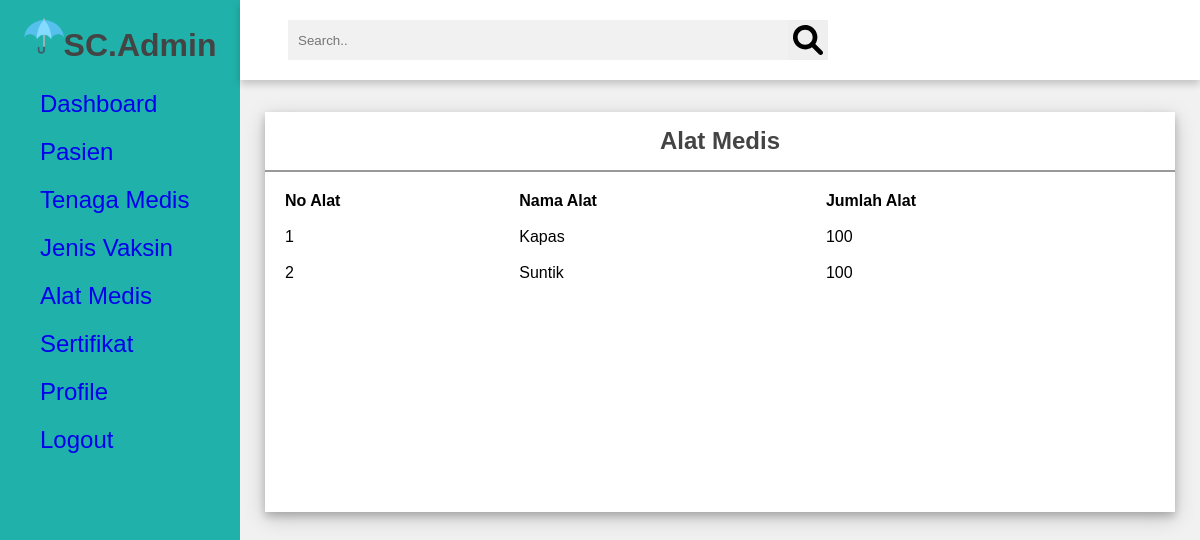
Screenshot of /admin/alatmedis.php with the database file from the repository.
### tables this page shows
CREATE TABLE `alat_medis` (
  `no_alat` int(11) NOT NULL,
  `nama_alat` varchar(20) NOT NULL,
  `jumlah_alat` int(11) NOT NULL
);

### admin/functions.php (called while the page is built, shortened)
<?php
function koneksi() {
    $conn = mysqli_connect('localhost', 'root', '', 'pw2022_tubes') or die('KONEKSI GAGAL!!!');
    return $conn;
}
function query($query) {
    $conn = koneksi();
    $result = mysqli_query($conn, $query) or die(mysqli_error($conn));
    $rows = [];
    while($row = mysqli_fetch_assoc($result)) {
        $rows[] = $row;
    }
    return $rows;
}

### admin/alatmedis.php (the view, shortened to what this page needs)
<?php
    require 'functions.php';
    $alatmedis = query("SELECT * FROM alat_medis");
?>
<!DOCTYPE html>
<html lang="en">
<head>
    <link rel="stylesheet" href="style.css">
</head>
<body>
    <div class="side-menu">
        <div class="tab-name">
            <h1><img src="../img/kisspng-umbrella-clip-art-5b3008645136e8.6524105115298745323327.png" alt="">SC.Admin</h1>
        </div>
        <ul>
            <li><a href="index.php"><span>Dashboard</span></a> </li>
            <li><a href="pasien.php"><span>Pasien</span></a> </li>
            <li><a href="tenmed.php"><span>Tenaga Medis</span></a> </li>
            <li><a href="jenisvaksin.php"><span>Jenis Vaksin</span></a> </li>
            <li><a href="alatmedis.php"><span>Alat Medis</span></a>  </li>
            <li><a href="sertifikat.php"><span>Sertifikat</span></a></li>
            <li><a href="user.php"><span>Profile</span> </a></li>
            <li><a href="logout.php"><span>Logout</span> </a></li>
        </ul>
    </div>
    <div class="container">
        <div class="header">
            <div class="nav">
                <div class="search">
                    <form class="find" action="" method="post">
                        <input type="text" name="find" placeholder="Search.." autocomplete="off" autofocus>
                        <button name="search" type="submit"><img src="../img/magnifying-glass-solid.svg" alt=""></button>
                    </form>
                </div>
            </div>
        </div>
        <div class="content">
            <div class="content-2">
                <div class="daftar-pasien" style="margin-top:2rem;">
                    <div class="title">
                        <h2>Alat Medis</h2>
                    </div>
                    <table>
                        <tr>
                            <th>No Alat</th>
                            <th>Nama Alat</th>
                            <th>Jumlah Alat</th>
                        </tr>
                        <?php
                            foreach ($alatmedis as $row){
                        ?>
                        <tr>
                            <td><?php echo $row['no_alat'] ?></td>
                            <td><?php echo $row['nama_alat'] ?></td>
                            <td><?php echo $row['jumlah_alat'] ?></td>
                        </tr>
                        <?php
                            }
                        ?>
                    </table>
                </div>
            </div>
        </div>
    </div>
</body>
</html>

### admin/style.css (style rules this page uses)
* { margin: 0; padding: 0; box-sizing: border-box; font-family: "Poppins", sans-serif; }
body { min-height: 100vh; }
a { text-decoration: none; }
li { list-style: none; }
h1, h2 { color: #444; }
.title { display: flex; align-items: center; justify-content: space-around; padding: 15px 10px; border-bottom: 2px solid #999; }
table { padding: 10px; }
th, td { text-align: left; padding: 8px; }
.side-menu { position: fixed; background: lightseagreen; width: 20vw; min-height: 100vh; display: flex; flex-direction: column; }
.side-menu .tab-name { height: 10vh; display: flex; align-items: center; justify-content: center; }
.side-menu .tab-name img { width: 40px; }
.side-menu li { font-size: 24px; padding: 10px 40px; color: white; display: flex; align-items: center; }
.container { position: absolute; right: 0; width: 80vw; height: 100vh; background: #f1f1f1; }
.container .header { position: fixed; top: 0; right: 0; width: 80vw; height: 10vh; background: white; display: flex; align-items: center; justify-content: center; box-shadow: 0 4px 8px 0 rgba(0, 0, 0, 0.2); z-index: 1; }
.container .header .nav { width: 90%; display: flex; align-items: center; }
.container .header .nav .search .find { flex: 3; display: flex; justify-content: center; }
.container .header .nav .search .find input[type="text"] { border: none; background: #f1f1f1; padding: 10px; width: 500px; }
.container .header .nav .search .find button { width: 40px; height: 40px; border: none; display: flex; align-items: center; justify-content: center; }
.container .header .nav .search .find button img { width: 30px; height: 30px; }
.container .content { position: relative; margin-top: 10vh; min-height: 90vh; background: #f1f1f1; }
.container .content .content-2 { min-height: 60vh; display: flex; justify-content: space-around; align-items: flex-start; flex-wrap: wrap; }
.container .content .content-2 .daftar-pasien { min-height: 50vh; flex: 5; background: white; margin: 0 25px 25px 25px; box-shadow: 0 4px 8px 0 rgba(0, 0, 0, 0.2), 0 6px 20px 0 rgba(0, 0, 0, 0.19); display: flex; flex-direction: column; margin-top: 5rem; }

### rows the page displays
alat_medis: no_alat "1", nama_alat "Kapas", jumlah_alat "100"
alat_medis: no_alat "2", nama_alat "Suntik", jumlah_alat "100"
